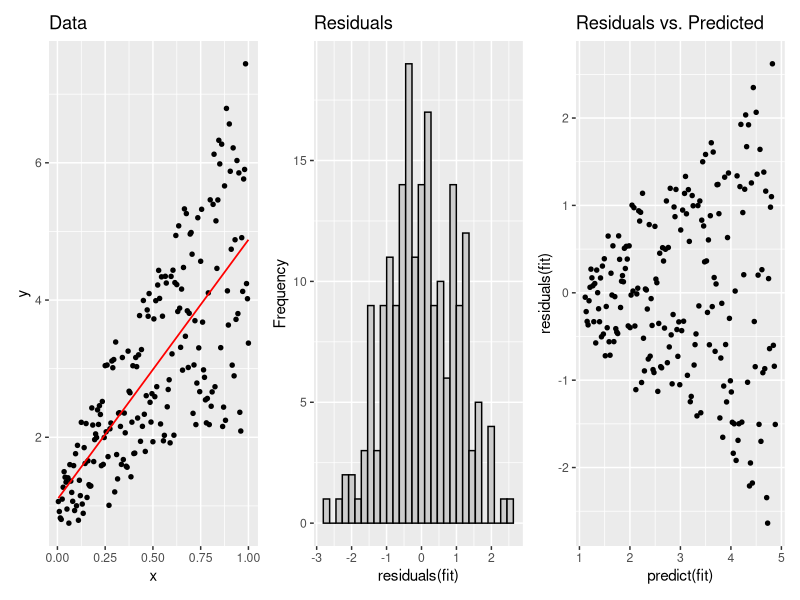

This chart was generated by the following R code:
## =====================================================
## 1. Generate synthetic data with heteroskedasticity
## =====================================================
# Optional: set working directory to current script location (RStudio)
if (requireNamespace("rstudioapi", quietly = TRUE)) {
  setwd(dirname(rstudioapi::getActiveDocumentContext()$path))
}

# Set the random seed for reproducibility
set.seed(123456)

# Number of observations
n <- 200

# Regressor x on [0, 1]
x <- seq(1, n) / n

# Generate i.i.d. N(0, 1) disturbances
e <- rnorm(n, mean = 0, sd = 1)

# Reorder the disturbances so that larger ones are paired
# with larger x-values (to induce heteroskedasticity)
i <- order(runif(n, max = dnorm(e)))
y <- 1 + 4 * x + e[rev(i)]

# Put data in a data frame
dat <- data.frame(x = x, y = y)

## =====================================================
## 2. Estimate OLS regression
## =====================================================

fit <- lm(y ~ x, data = dat)

# Add fitted values and residuals
dat$fit   <- fitted(fit)
dat$resid <- residuals(fit)

## =====================================================
## 3. Plots using ggplot2
## =====================================================

library(ggplot2)
library(patchwork)   # for arranging multiple ggplots

# (a) Data and fitted line
p1 <- ggplot(dat, aes(x = x, y = y)) +
  geom_point(size = 1.2) +
  geom_smooth(method = "lm", se = FALSE,
              linewidth = 0.6, colour = "red") +
  labs(title = "Data", x = "x", y = "y")

# (b) Histogram of residuals
p2 <- ggplot(dat, aes(x = resid)) +
  geom_histogram(colour = "black", fill = "grey80") +
  labs(title = "Residuals",
       x = "residuals(fit)", y = "Frequency")  

# (c) Residuals vs predicted values
p3 <- ggplot(dat, aes(x = fit, y = resid)) +
  geom_point(size = 1.2) +
  labs(title = "Residuals vs. Predicted",
       x = "predict(fit)", y = "residuals(fit)") 

# Arrange the three plots in one row
heter_sim_plot <- p1 + p2 + p3 + plot_layout(nrow = 1)

## =====================================================
## 4. Save figure (6 x 4 inches, 300 dpi)
## =====================================================

ggsave("heter_sim.png", heter_sim_plot, width = 6, height = 4, dpi = 300)
